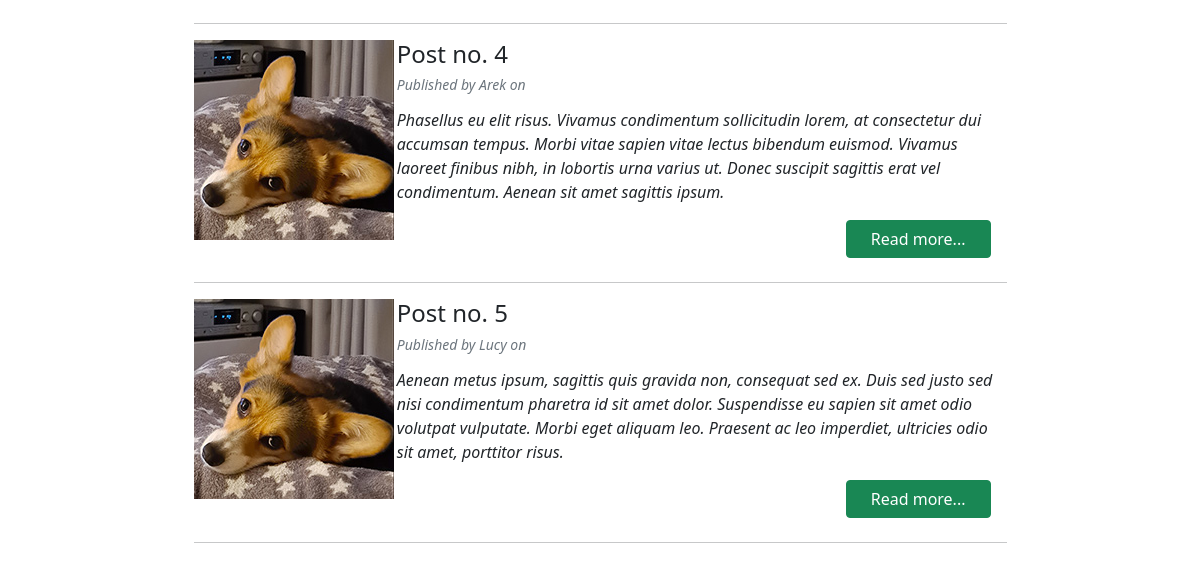
The app's page /post_list/ (lower part), older data.
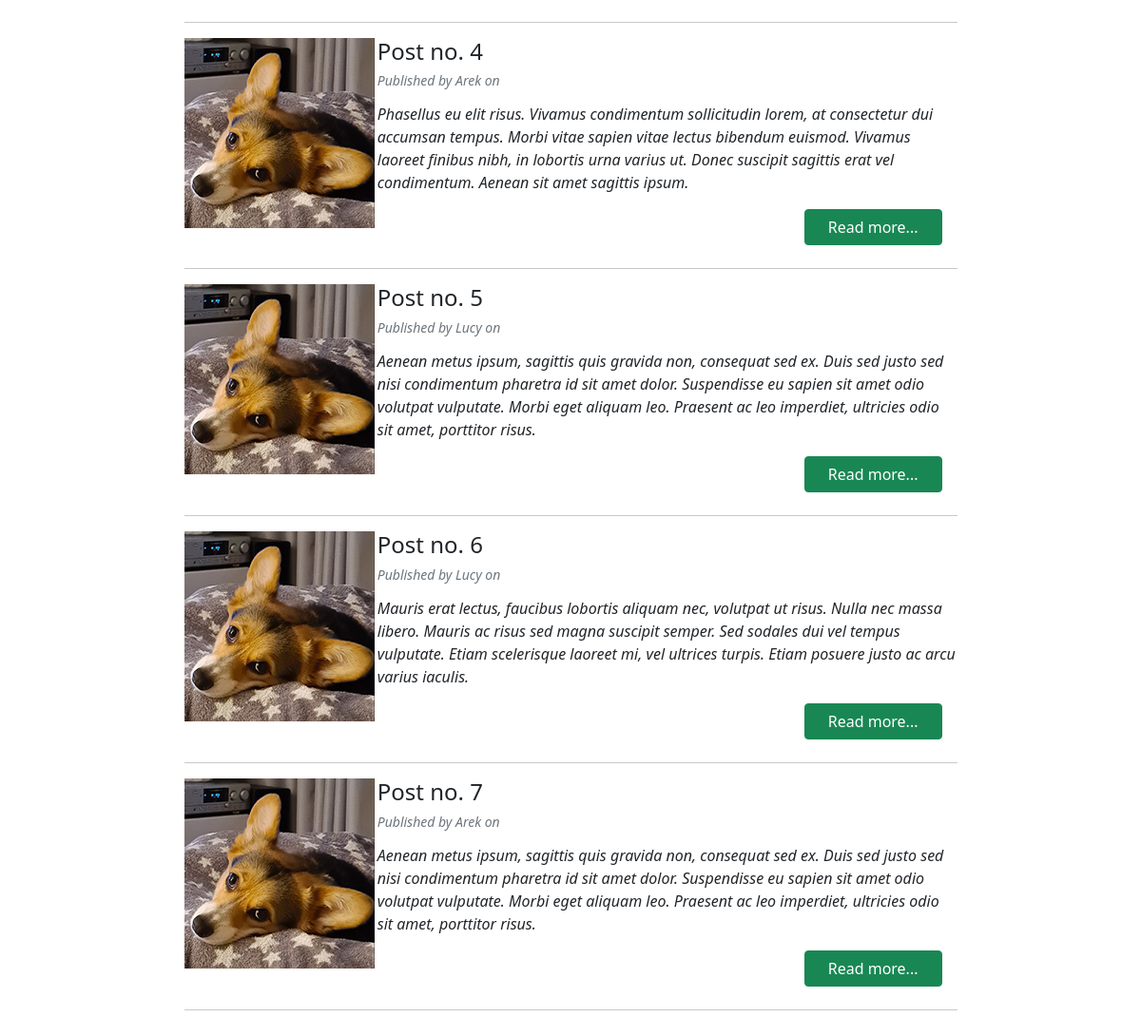
The same page, newer data.
### blog/models.py (models this page shows, shortened)
class Post(models.Model):
    author = models.ForeignKey(User, on_delete=models.CASCADE)
    title = models.CharField(max_length=255)
    title_tag = models.CharField(max_length=225, default = 'Generic Title')
    lead = models.TextField(max_length=500, null=True)
    text = models.TextField()
    image = models.ImageField(blank=True, null=True, upload_to='img', default='lus-200.jpg')
    created_date = models.DateTimeField(default=timezone.now)

### blog/views.py (the view)
# urls.py: path('post_list/', PostList.as_view(), name='post_list'),
class PostList(ListView):
    model = Post
    template_name = 'blog/post_list.html'

### blog/templates/blog/post_list.html (shortened to what this page needs)
{% extends 'blog/main.html' %}
{% load static %}
{% block content %}
    {% for post in object_list %}
        <div class="container postContainer w-75">
            <div class="row g-0 mb-4">
                <div class="col-md-3 mx-auto">
                    {% if post.image %}
                        <img src="{{ post.image.url }}" alt="...">
                    {% endif %}
                </div>
                <div class="col-md-9">
                    <h4>{{ post.title }}</h4>
                    <p class="card-text lh-1"><small class="text-muted"><i>Published by {{ post.author }} on {{ post.published_date }}</i></small></p>
                    <p><i>{{ post.lead }}</i></p>
                    <div class="d-grid gap-2 d-md-flex justify-content-md-end">
                        <a href="{% url 'post_text' post.pk %}" class="btn btn-success px-4 me-sm-3">Read more...</a>
                    </div>
                </div>
            </div>
            <hr>
        </div>
    {% endfor %}
{% endblock content %}

Row changes from the older to the newer data that the page shows:
added Post: image (picture), title "Post no. 6", author "Lucy", lead "Mauris erat lectus, faucibus lobortis aliquam nec, volutpat ut risus. Nulla nec massa libero. Mauris ac risus sed magna suscipit semper. Sed sodales dui vel tempus vulputate. Etiam scelerisque laoreet mi, vel ultrices turpis. Etiam posuere justo ac arcu varius iaculis."
added Post: image (picture), title "Post no. 7", author "Arek", lead "Aenean metus ipsum, sagittis quis gravida non, consequat sed ex. Duis sed justo sed nisi condimentum pharetra id sit amet dolor. Suspendisse eu sapien sit amet odio volutpat vulputate. Morbi eget aliquam leo. Praesent ac leo imperdiet, ultricies odio sit amet, porttitor risus."
